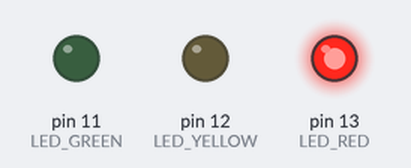
Simulated run of this sketch. Board: Arduino Uno, built with avr-gcc and run on an emulated ATmega328P. On the bench: output pins drawn as LEDs (lit = HIGH).

Above: at 0.12 s.
At 4.62 s:
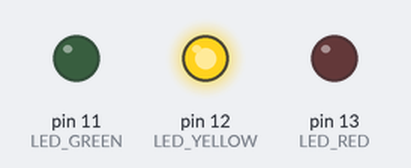
At 9.62 s:
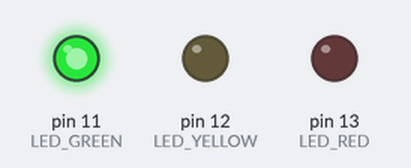
At 19.37 s:
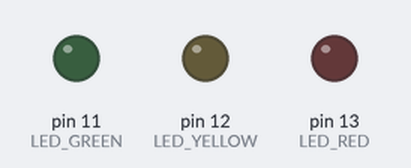
Timing chart, 0 to 19.7 s (numbered marks = the images above):
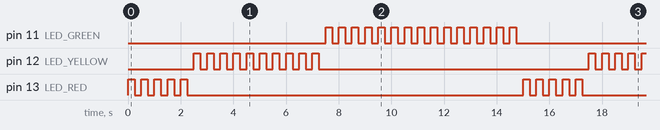

Measured:
- by itself, pin 11 (LED_GREEN): moves between LOW and HIGH, repeating every 15.0 s
- by itself, pin 12 (LED_YELLOW): repeats every 15.0 s: 9 × (LOW 0.25 s, HIGH 0.25 s), LOW 10.3 s, HIGH 0.25 s
- by itself, pin 13 (LED_RED): repeats every 15.0 s: 4 × (LOW 0.25 s, HIGH 0.25 s), LOW 12.8 s, HIGH 0.25 s

The sketch:

assignment_3.ino
```cpp
const int LED_RED = 13;
const int LED_YELLOW = 12;
const int LED_GREEN = 11;
const int DEFAULT_DELAY = 250;

void lightOut(int led_color, int delay_ = DEFAULT_DELAY) {
    digitalWrite(led_color, HIGH);
    delay(delay_);
    digitalWrite(led_color, LOW);
    delay(delay_);
}

void setup() {
    pinMode(LED_RED, OUTPUT);
    pinMode(LED_YELLOW, OUTPUT);
    pinMode(LED_GREEN, OUTPUT);
}

void loop() {
    int loop_count = 5;

    for (int i = 0; i < loop_count; i++) {
        lightOut(LED_RED);
    }

    for (int i = 0; i < loop_count*2; i++) {
        lightOut(LED_YELLOW);
    }

    for (int i = 0; i < loop_count*3; i++) {
        lightOut(LED_GREEN);
    }

}
```
